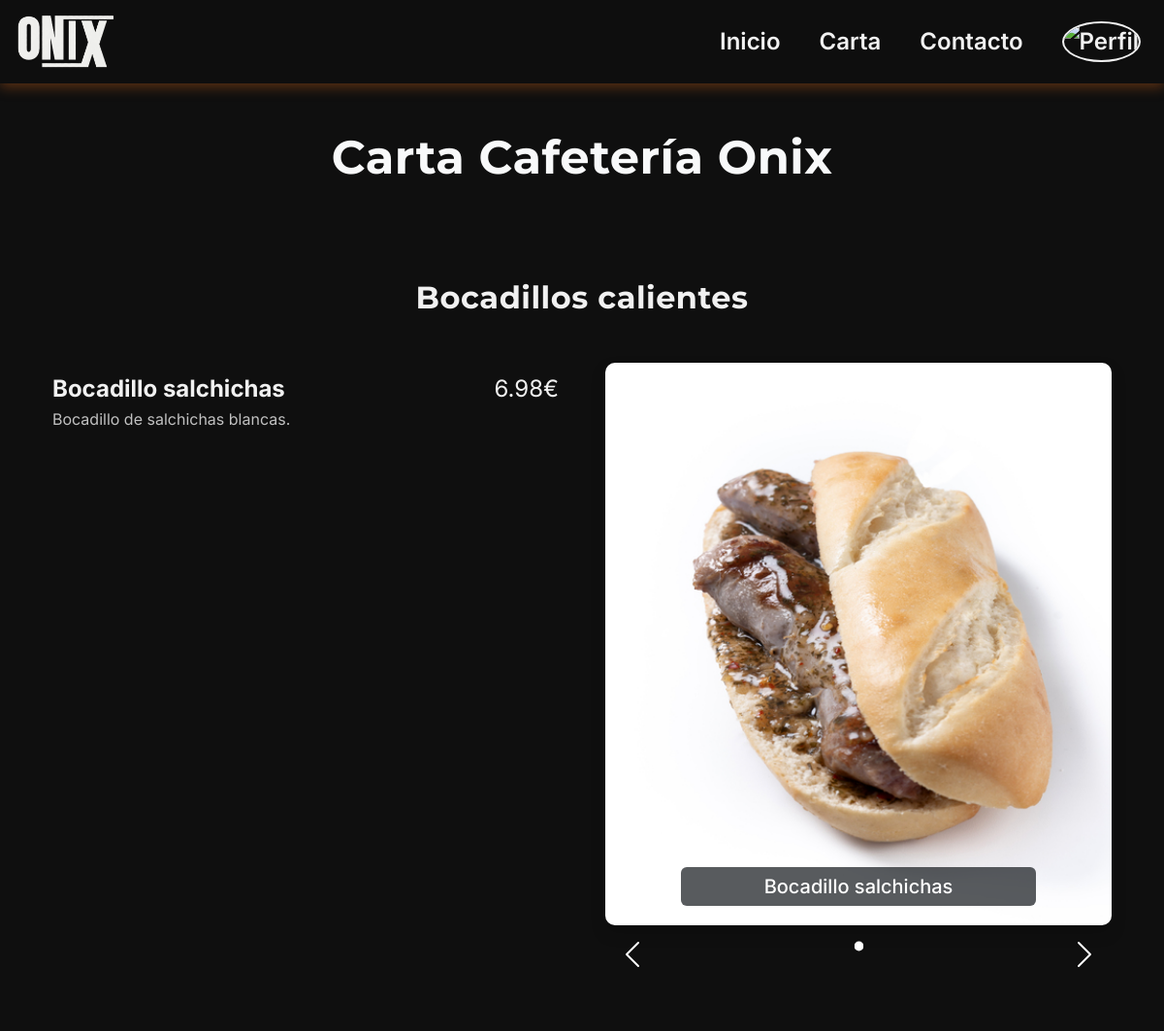
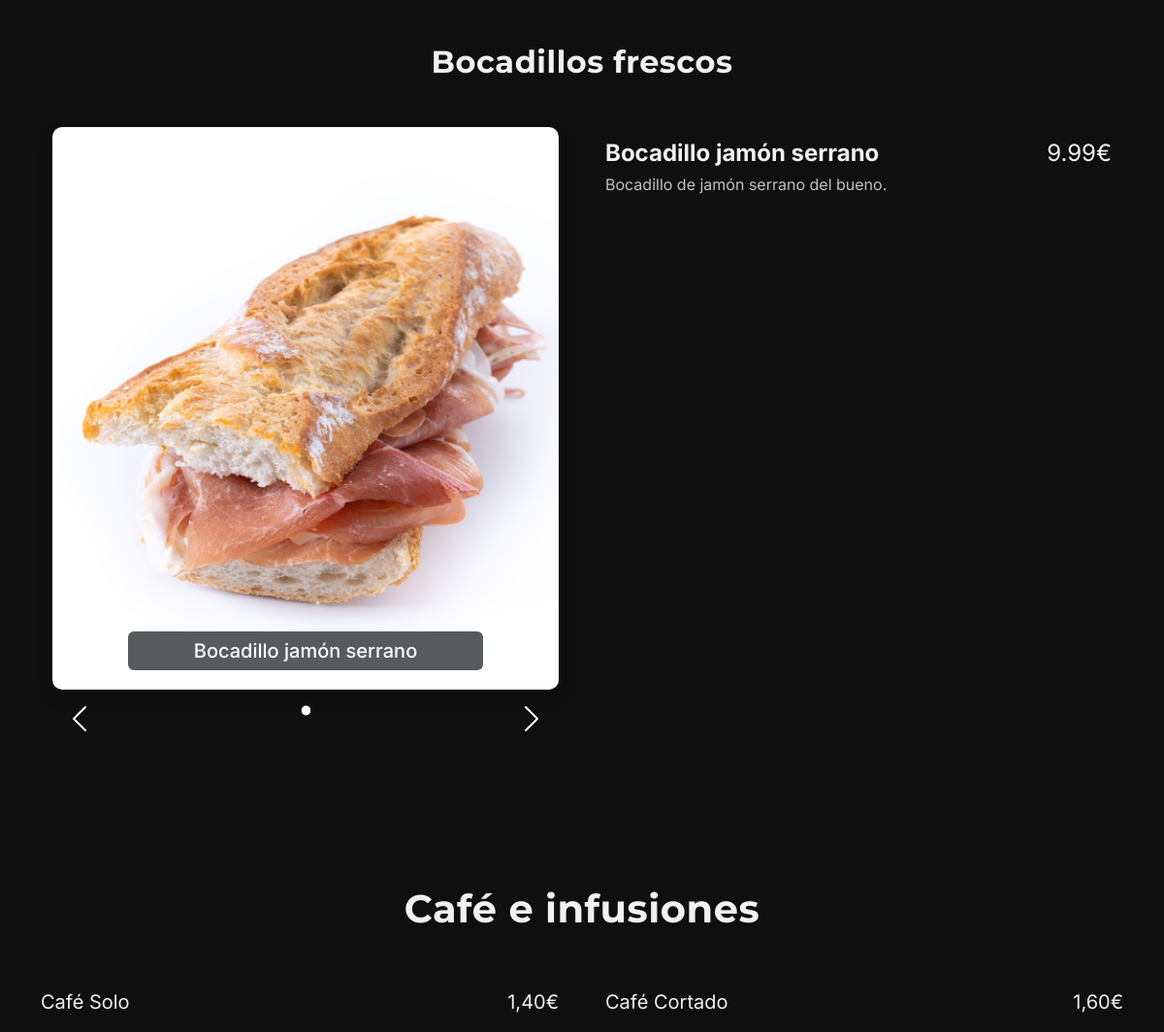
Page /menu.php (upper part) on the earlier database version (2 pictures, top to bottom).
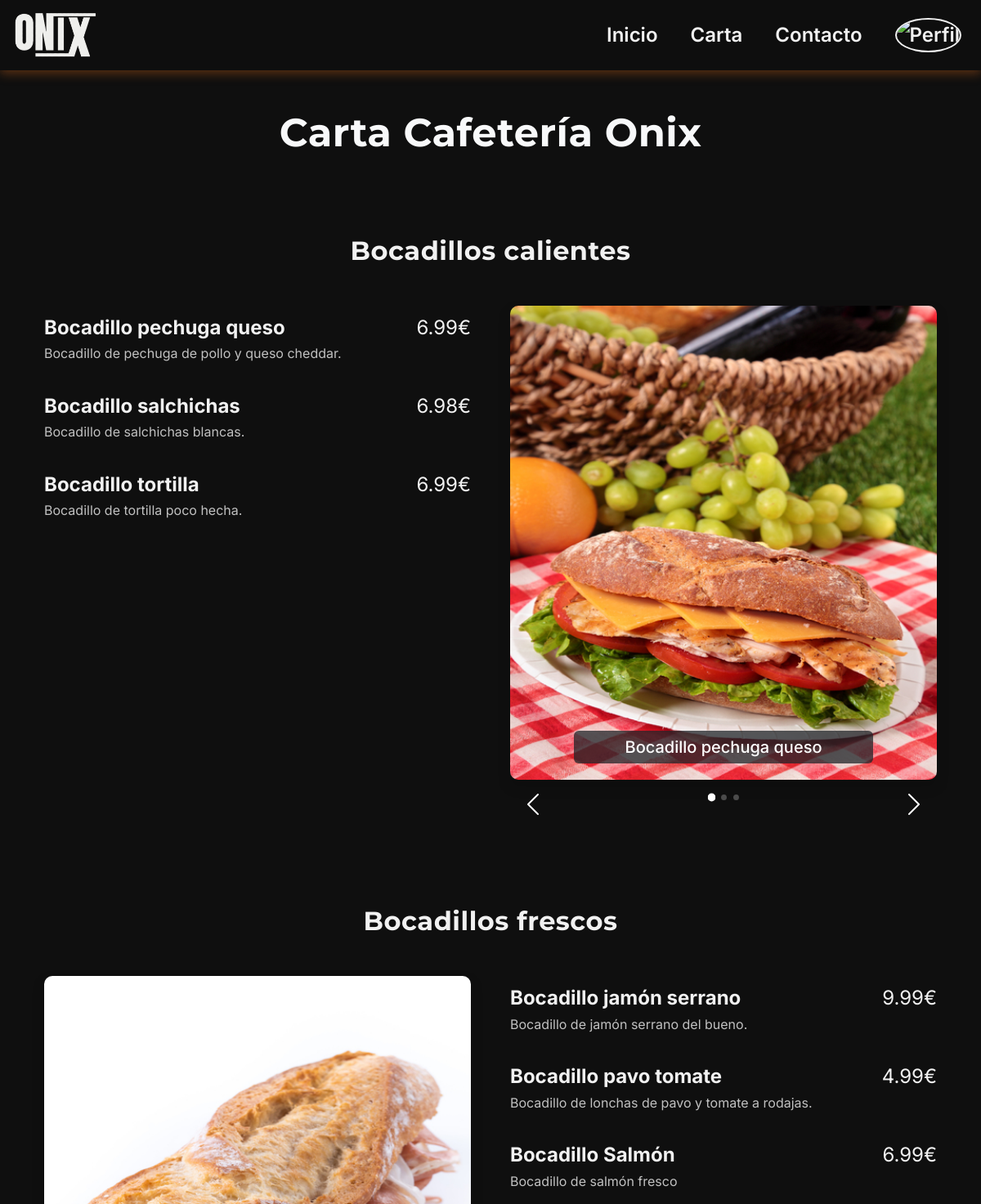
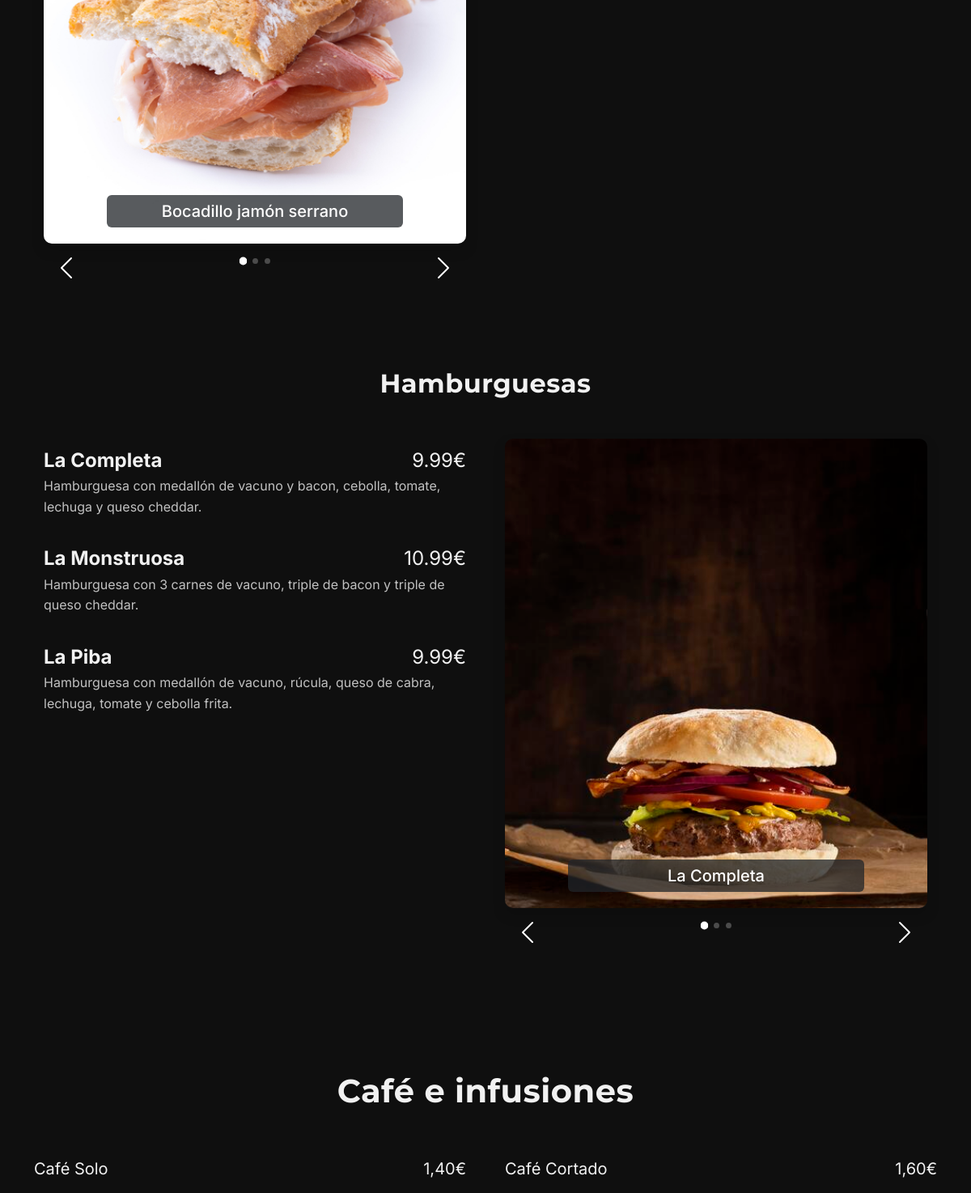
Same page on the later database version (2 pictures, top to bottom).
### tables this page shows
CREATE TABLE `categorias` (
  `id` int(11) NOT NULL,
  `nombre` varchar(100) NOT NULL,
  `estado` enum('activo','inactivo') NOT NULL DEFAULT 'activo'
);

CREATE TABLE `productos` (
  `id` int(11) NOT NULL,
  `id_categoria` int(11) NOT NULL,
  `nombre` varchar(50) NOT NULL,
  `descripcion` varchar(255) NOT NULL,
  `precio` decimal(6,2) NOT NULL,
  `imagen` varchar(255) DEFAULT NULL,
  `estado` enum('activo','inactivo') NOT NULL DEFAULT 'activo'
);

### src/menu.php (the view, shortened to what the changed rows need)
<?php
    require_once "templates/header.php";
    $db = Database::getConnection();
    $categoryQuery = $db->prepare("SELECT id, nombre AS name FROM categorias WHERE estado = 'activo' ORDER BY nombre ASC");
    $categoryQuery->execute();
    $categories = $categoryQuery->fetchAll(PDO::FETCH_ASSOC);
    $categoryIndex = 0;
?>
    <section class="container py-5">
        <h1 class="text-center mb-5 display-5 fw-bold text-light">Carta Cafetería Onix</h1>
        <?php foreach ($categories as $category): ?>
            <?php
                $categoryIndex++;
                $reverse = $categoryIndex % 2 === 0;
                $productStmt = $db->prepare("SELECT nombre AS name, descripcion AS description, precio AS price, imagen AS image FROM productos
                                             WHERE id_categoria = :id AND estado = 'activo' ORDER BY nombre ASC");
                $productStmt->execute([":id" => $category["id"]]);
                $products = $productStmt->fetchAll(PDO::FETCH_ASSOC);
            ?>
            <section class="container py-5">
                <h2 class="fw-bold mb-5 text-center"><?= htmlspecialchars($category["name"]) ?></h2>
                <div class="row align-items-start gx-5">
                    <div class="col-lg-6 text-center text-lg-start <?= $reverse ? 'order-lg-2' : 'order-lg-1' ?>">
                        <ul class="list-group list-group-flush fs-4 onix-list">
                            <?php foreach ($products as $product): ?>
                                <li class="list-group-item border-0 px-0">
                                    <div class="d-flex justify-content-between">
                                        <strong><?= htmlspecialchars($product["name"]) ?></strong>
                                        <span><?= number_format($product["price"], 2) ?>€</span>
                                    </div>
                                    <p class="onix-desc text-start"><?= htmlspecialchars($product["description"]) ?></p>
                                </li>
                            <?php endforeach; ?>
                        </ul>
                    </div>
                    <div class="col-lg-6 <?= $reverse ? 'order-lg-1' : 'order-lg-2' ?>">
                        <div id="carousel<?= $category["id"] ?>" class="carousel slide">
                            <div class="carousel-inner rounded shadow">
                                <?php foreach ($products as $index => $product): ?>
                                    <div class="carousel-item <?= $index === 0 ? 'active' : '' ?>">
                                        <img src="<?= htmlspecialchars($product["image"]) ?>" class="d-block menu-carousel-img" alt="<?= htmlspecialchars($product["name"]) ?>">
                                        <div class="carousel-caption d-block bg-dark bg-opacity-75 rounded py-2">
                                            <h5 class="mb-0"><?= htmlspecialchars($product["name"]) ?></h5>
                                        </div>
                                    </div>
                                <?php endforeach; ?>
                            </div>
                            <div class="d-flex justify-content-between mt-2">
                                <button class="btn carousel-btn" type="button" data-bs-target="#carousel<?= $category["id"] ?>" data-bs-slide="prev">
                                    <span class="carousel-control-prev-icon"></span>
                                </button>
                                <div class="carousel-indicators position-static m-0">
                                    <?php foreach ($products as $index => $product): ?>
                                        <button type="button"
                                                data-bs-target="#carousel<?= $category["id"] ?>"
                                                data-bs-slide-to="<?= $index ?>"
                                                class="<?= $index === 0 ? 'active' : '' ?>">
                                        </button>
                                    <?php endforeach; ?>
                                </div>
                                <button class="btn carousel-btn" type="button" data-bs-target="#carousel<?= $category["id"] ?>" data-bs-slide="next">
                                    <span class="carousel-control-next-icon"></span>
                                </button>
                            </div>
                        </div>
                    </div>
                </div>
            </section>
        <?php endforeach; ?>
    </section>
    <section class="container py-5">
        <h2 class="text-center fw-bold mb-5 display-6">Café e infusiones</h2>
    </section>
<?php require_once "templates/footer.php"; ?>

Differences in the rows shown:
computed for categorias "Bocadillos calientes": loses productos (nombre "Bocadillo salchichas", precio "6.98", descripcion "Bocadillo de salchichas blancas.", imagen+nombre (picture))
added productos: nombre "Bocadillo pechuga queso", precio "6.99", descripcion "Bocadillo de pechuga de pollo y queso cheddar.", imagen+nombre (picture), shown under categorias "Bocadillos calientes"
added productos: nombre "Bocadillo tortilla", precio "6.99", descripcion "Bocadillo de tortilla poco hecha.", shown under categorias "Bocadillos calientes"
added productos: nombre "Bocadillo pavo tomate", precio "4.99", descripcion "Bocadillo de lonchas de pavo y tomate a rodajas.", shown under categorias "Bocadillos frescos"
added productos: nombre "Bocadillo Salmón", precio "6.99", descripcion "Bocadillo de salmón fresco", shown under categorias "Bocadillos frescos"
added categorias: nombre "Hamburguesas"
added productos: nombre "La Completa", precio "9.99", descripcion "Hamburguesa con medallón de vacuno y bacon, cebolla, tomate, lechuga y queso cheddar.", imagen+nombre (picture)
added productos: nombre "La Monstruosa", precio "10.99", descripcion "Hamburguesa con 3 carnes de vacuno, triple de bacon y triple de queso cheddar."
added productos: nombre "La Piba", precio "9.99", descripcion "Hamburguesa con medallón de vacuno, rúcula, queso de cabra, lechuga, tomate y cebolla frita."
